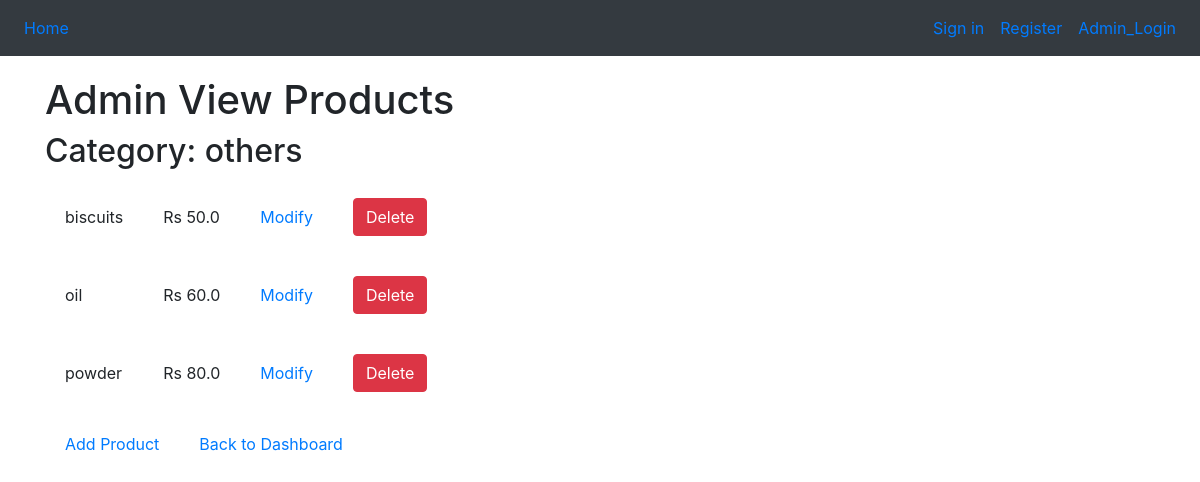
/admin_view_products/4 (signed in), run on the app's committed database.
### tables this page shows
CREATE TABLE "categories" (
	"categoryId"	INTEGER,
	"name"	TEXT,
	PRIMARY KEY("categoryId")
);

CREATE TABLE "products" (
	"productId"	INTEGER,
	"name"	TEXT,
	"price"	REAL,
	"stock"	INTEGER,
	"categoryId"	INTEGER,
	PRIMARY KEY("productId" AUTOINCREMENT),
	FOREIGN KEY("categoryId") REFERENCES "categories"("categoryId")
);

### app.py (the view)
@app.route('/admin_view_products/<int:category_id>')
def admin_view_products(category_id):
    conn = sqlite3.connect('database.db')
    cursor = conn.cursor()
    cursor.execute("SELECT name FROM categories WHERE categoryId=?", (category_id,))
    category_name = cursor.fetchone()[0]
    cursor.execute("SELECT * FROM products WHERE categoryId=?", (category_id,))
    products = cursor.fetchall()
    conn.close()
    return render_template('admin_view_products.html', category_id=category_id, category_name=category_name, products=products)

### templates/admin_view_products.html (shortened to what this page needs)
{% extends "header.html" %}
{% block body %}
<div class="container" style="padding-top:20px;">
  <h1>Admin View Products</h1>
  <h2>Category: {{ category_name }}</h2>
  <table class="product-table">
    <tbody>
      {% for product in products %}
      <tr>
        <td>{{ product[1] }}</td>
        <td>Rs {{ product[2] }}</td>
        <td>
          <a href="{{ url_for('modify_product', product_id=product[0]) }}">Modify</a> </td>
          <td><form action="{{ url_for('delete_product', product_id=product[0]) }}" method="POST" onsubmit="return confirm('Are you sure you want to delete this product?');">
            <button type="submit" class="btn btn-danger">Delete</button>
          </form>
        </td>
      </tr>
      {% endfor %}
    </tbody>
  </table>
  <table>
  <td><a href="{{ url_for('add_product', category_id=category_id) }}">Add Product</a></td>
  <td><a href="{{ url_for('admin_dashboard') }}">Back to Dashboard</a></td>
  </table>
</div>
{% endblock %}

### templates/admin_view_products.html (style rules this page uses)
td { padding:20px }

### data on the page
categories: name "others"
products: name "biscuits", price "50.0"
products: name "oil", price "60.0"
products: name "powder", price "80.0"
